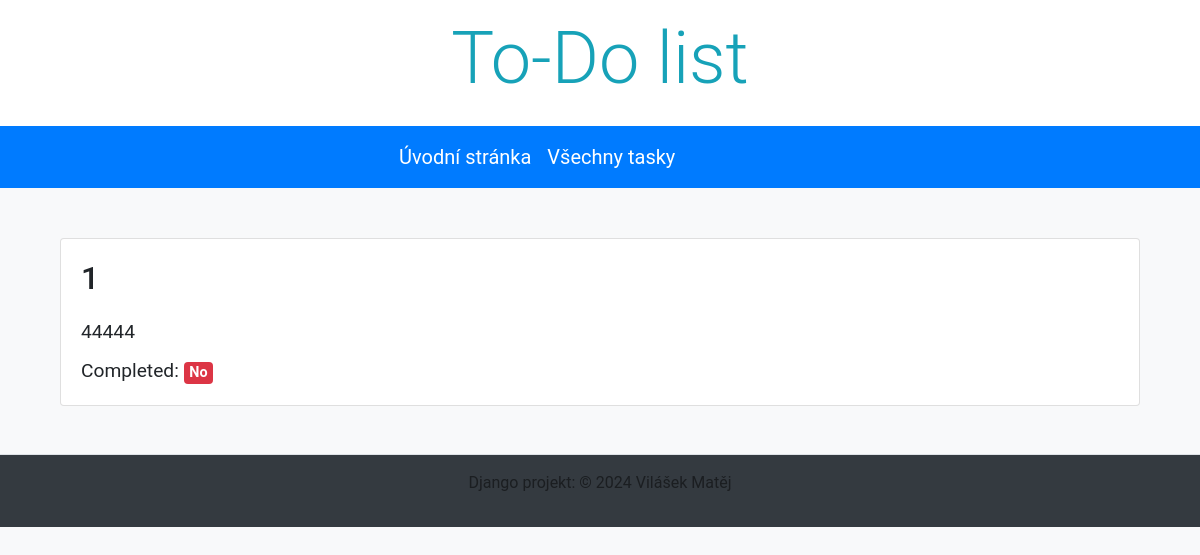
The page /todolist/task/5/ on the database as committed earlier.
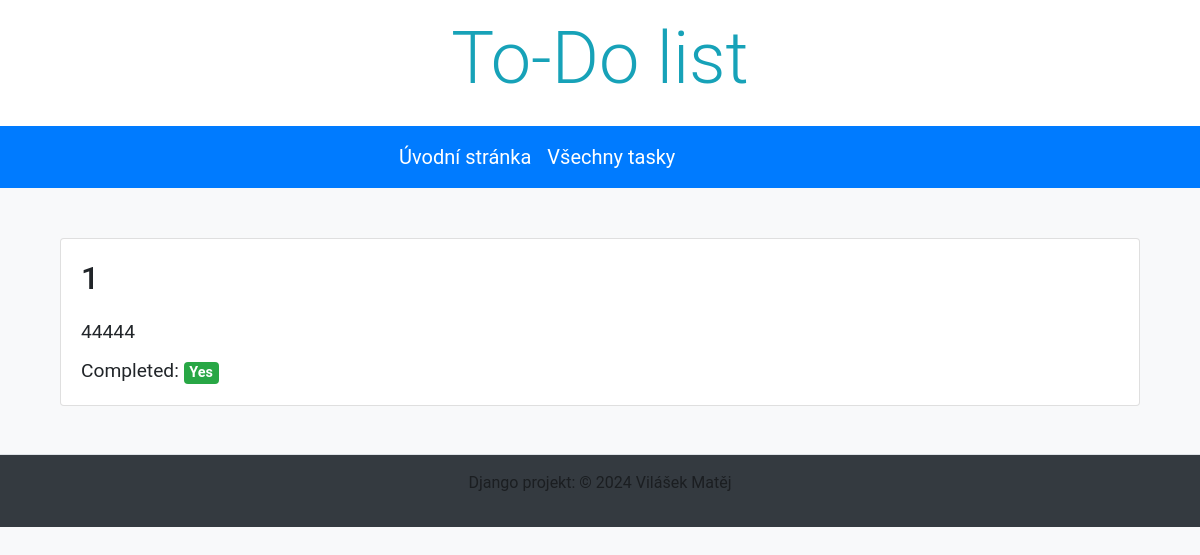
The same page on the database as committed later.
### todo_list/views.py (the view)
# urls.py: path('task/<int:pk>/', TaskDetailView.as_view(), name='task_detail'),
class TaskDetailView(DetailView):
    model = Task
    template_name = 'task_detail.html'
    context_object_name = 'task'
    def get_context_data(self, **kwargs):
        context = super().get_context_data(**kwargs)
        return context

### todo_list/templates/task_detail.html
{% extends 'base.html' %}
{% load static %}
{% block content %}
    <div class="container">
        <div class="card my-5">
            <div class="card-body">
                <h1 class="card-title">{{ task.title }}</h1>
                <p class="card-text">{{ task.description }}</p>
                <p class="card-text">Completed: {% if task.completed %}<span class="badge badge-success">Yes</span>{% else %}<span class="badge badge-danger">No</span>{% endif %}</p>
            </div>
        </div>
    </div>
{% endblock %}

Rows that differ between the two databases and show on the page:
changed Task: completed False → True (drawn)
Other text that changed with them:
text no longer shown: "No"
text now shown: "Yes"
